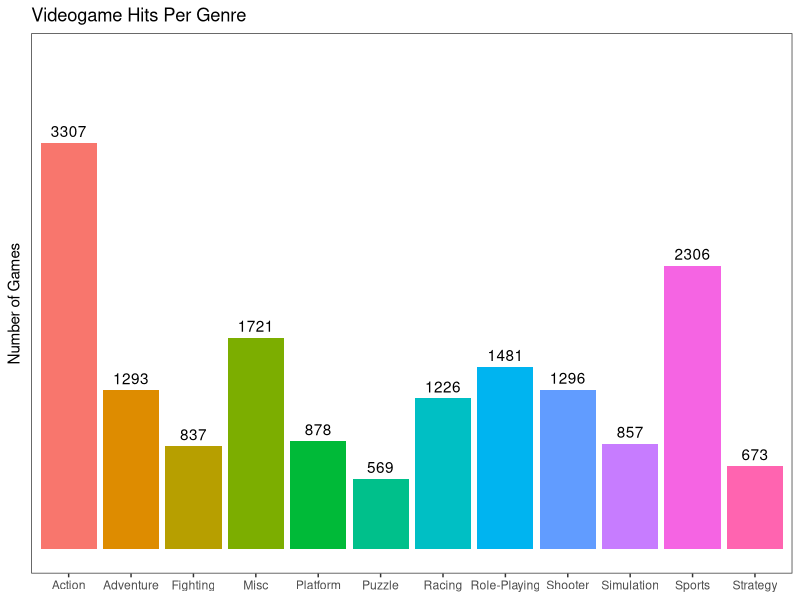

The R source for this figure:
## ---- chunk 1
knitr::opts_knit$set(root.dir = '~/Dropbox/Gitbucket/Course')
## ---- chunk 2
library("dplyr")
library("ggplot2")
videogames <- read.delim("input/videogames.txt", stringsAsFactors = FALSE)
## ---- chunk 3
massive_worldwide_hits <- videogames %>%
  filter(Global_Sales >= 1) %>%
  select(-NA_Sales, -EU_Sales, -JP_Sales, -Other_Sales)
answer1_c <- massive_worldwide_hits
## ---- chunk 4
weighted_videogames <- videogames %>%
  mutate(Average_Score = ((Critic_Score / 10) + User_Score) / 2)
answer2_c <- weighted_videogames
## ---- chunk 5
summed_sales <- videogames %>%
  group_by(Name) %>%
  summarise(Global_Sales = sum(Global_Sales), Num_Platforms = n())
answer3_c <- summed_sales
## ---- chunk 6
new_ratings <- videogames
new_ratings$Rating[videogames$Rating == "K-A"] <- "E10+"
answer4_c <- new_ratings
## ---- chunk 7
answer5_c <- filter(videogames, Platform == "WiiU") %>%
  ggplot(aes(x = User_Score, y = Critic_Score, size = User_Count,
    color = Critic_Count)) +
  geom_point() +
  scale_color_continuous(low = "white", high = "black")
## ---- chunk 8
answer6_c <- ggplot(videogames, aes(x = Rating)) +
  geom_bar() +
  scale_x_discrete(limits = c("E", "E10+", "T", "M"),
    labels = c("Everyone", "Everyone 10+", "Teen", "Mature"))
## ---- chunk 9
answer7_c <- filter(videogames, Publisher %in% c("Ubisoft", "Activision")) %>%
  ggplot(aes(x = Publisher, fill = Genre)) +
  geom_bar(position = "dodge")
## ---- chunk 10
answer8_c <- ggplot(videogames, aes(x = Genre, y = Critic_Score)) +
    geom_boxplot(fill = "skyblue", notch = TRUE)
## ---- chunk 11
LEGO_games <- videogames[grep("LEGO", videogames$Name, ignore.case = TRUE), ]
total_sold <- sum(LEGO_games$Global_Sales)
mean_rating <- mean(LEGO_games$User_Score, na.rm = TRUE)

all_games <- select(LEGO_games, Name) %>%
  arrange(Name) %>%
  distinct()
  
answer9_c <-
  list(total_sold = total_sold, mean_rating = mean_rating,
    all_games = all_games)
## ---- chunk 12
recent_releases <- filter(videogames,
    Year_of_Release == max(Year_of_Release)) %>%
  group_by(Genre) %>%
  summarise(Number_Released = n()) %>%
  arrange(desc(Number_Released))

answer10_c <-
  ggplot(videogames, aes(x = Year_of_Release, color = Genre)) +
    geom_line(stat = "count") +
    scale_color_discrete(breaks = recent_releases$Genre) +
    scale_x_continuous(name = "Year of Release") +
    scale_y_continuous(name = "Number of Games")
## ---- chunk 13
games_per_genre <- group_by(videogames, Genre) %>%
  summarise(Total_Games = n())

answer11 <-
  ggplot(games_per_genre, aes(x = Genre, y = Total_Games, fill = Genre)) +
    geom_bar(stat = "identity") +
    geom_text(aes(label = Total_Games), vjust = -0.5) +
    scale_fill_discrete(guide = FALSE) +
    scale_y_continuous(limits = c(0, 4000), name = "Number of Games") +
    theme_bw() +
    theme(panel.grid = element_blank(),
      axis.text.y = element_blank(),
      axis.ticks.y = element_blank(),
      axis.title.x = element_blank()) +
    ggtitle("Videogame Hits Per Genre")

answer11
